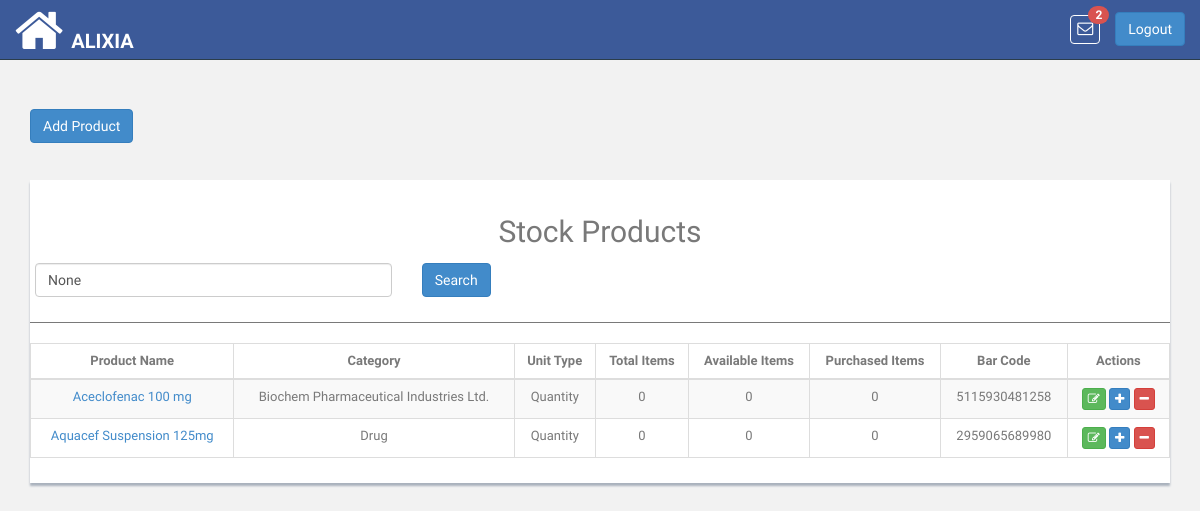
The page /product/stock/items/list/ (signed in) on the database as committed earlier.
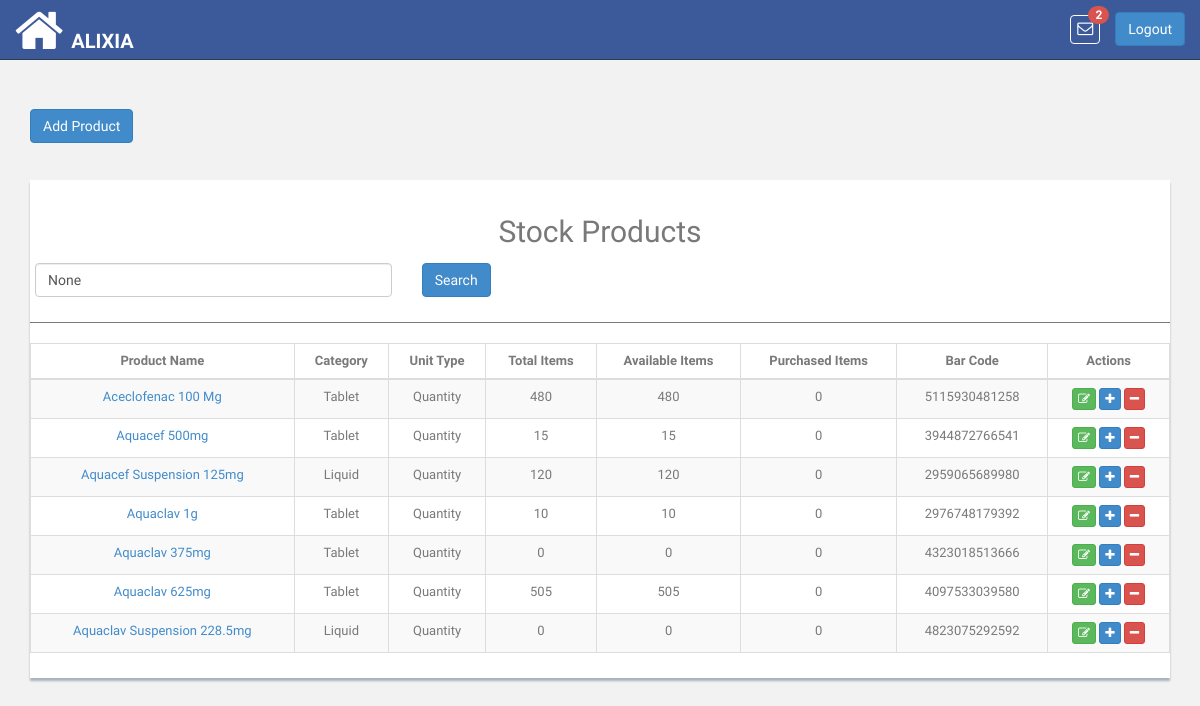
The same page on the database as committed later.
### pis_product/models.py (models this page shows, shortened)
class Product(models.Model):
    UNIT_TYPE_KG = 'Kilogram'
    UNIT_TYPE_GRAM = 'Gram'
    UNIT_TYPE_LITRE = 'Litre'
    UNIT_TYPE_QUANTITY = 'Quantity'
    UNIT_TYPES = (
        (UNIT_TYPE_KG, 'Kilogram'),
        (UNIT_TYPE_GRAM, 'Gram'),
        (UNIT_TYPE_LITRE, 'Litre'),
        (UNIT_TYPE_QUANTITY, 'Quantity'),
    )
    unit_type = models.CharField(
        choices=UNIT_TYPES, default=UNIT_TYPE_QUANTITY,
        blank=True, null=True, max_length=200
    )
    name = models.CharField(max_length=100, unique=True)
    brand_name = models.CharField(max_length=200, blank=True, null=True)
    retailer = models.ForeignKey(
        'pis_retailer.Retailer',
        related_name='retailer_product',on_delete=models.CASCADE
    )
    bar_code = models.CharField(max_length=13, unique=True, blank=True,
                                null=True)
    def total_items(self):
        try:
            obj_stock_in = self.stockin_product.aggregate(Sum('quantity'))
            stock_in = float(obj_stock_in.get('quantity__sum'))
        except:
            stock_in = 0
        return stock_in
    def product_available_items(self):
        try:
            obj_stock_in = self.stockin_product.aggregate(Sum('quantity'))
            stock_in = float(obj_stock_in.get('quantity__sum'))
        except:
            stock_in = 0
        try:
            obj_stock_out = self.stockout_product.aggregate(
                Sum('stock_out_quantity'))
            stock_out = float(obj_stock_out.get('stock_out_quantity__sum'))
        except:
            stock_out = 0
        return  stock_in - stock_out
    def product_purchased_items(self):
        try:
            obj_stock_out = self.stockout_product.aggregate(
                Sum('stock_out_quantity'))
            stock_out = float(obj_stock_out.get('stock_out_quantity__sum'))
        except:
            stock_out = 0
        return  stock_out

### pis_product/views.py (the view)
class StockItemList(ListView):
    template_name = 'products/stock_list.html'
    model = Product
    paginate_by = 150
    ordering = 'name'
    def dispatch(self, request, *args, **kwargs):
        if not self.request.user.is_authenticated:
            return HttpResponseRedirect(reverse('login'))
        return super(
            StockItemList, self).dispatch(request, *args, **kwargs)
    def get_queryset(self):
        queryset = self.queryset
        if not queryset:
            queryset = (
                self.request.user.retailer_user.retailer
                    .retailer_product.all()
            )
        if self.request.GET.get('name'):
            queryset = queryset.filter(
                name__icontains=self.request.GET.get('name'))
        return queryset.order_by('name')
    def get_context_data(self, **kwargs):
        context = super(StockItemList, self).get_context_data(**kwargs)
        context.update({
            'search_value_name': self.request.GET.get('name')
        })
        return context

### pis_com/templatetags/template_tags.py (called while the page is built)
@register.simple_tag
def product_notifications(retailer_id):
    return Product.objects.filter(retailer__id=retailer_id)

### templates/products/stock_list.html (shortened to what this page needs)
{% extends 'base.html' %}
{% block content %}
    <div class="col-md-12">
            <br>
            <a href="{% url 'product:add_product' retailer_id=request.user.retailer_user.retailer.id %}"><button type="button" id="add-product" class="btn btn-primary"  id="load" data-loading-text="<i class='fa fa-circle-o-notch fa-spin'></i>Processing">Add Product </button></a>
            <br><br><br>
            <div class="content-panel table-responsive">
                <table class="table table-striped table-bordered table-advance table-hover item-table">
                    <h2 class="text-center">Stock Products</h2>
                    <div class="row" style="padding: 5px">
                        <div class="col-lg-4">
                            <input type="text" class="form-control name_search" placeholder="Search by Item Name ..." value="{{ search_value_name }}">
                        </div>
                        <div class="col-lg-2">
                            <button class="btn btn-primary search">Search</button>
                        </div>
                    </div>
                    <hr>
                    <thead>
                    <tr>
                        <th class="text-center">Product Name</th>
                        <th class="text-center">Category</th>
                        <th class="text-center">Unit Type</th>
                        <th class="text-center">Total Items</th>
                        <th class="text-center">Available Items</th>
                        <th class="text-center">Purchased Items</th>
                        <th class="text-center">Bar Code</th>
                        <th class="text-center">Actions</th>
                    </tr>
                    </thead>
                    <tbody class="product-table-body text-center">
                    {% for item in object_list %}
                        <tr>
                            <td><a href="{% url 'product:item_details' pk=item.id %}">{{ item.name}}</a></td>
                            <td class="#">{{ item.brand_name }}</td>
                            <td class="#">{{ item.unit_type }}</td>
                            <td>{{ item.total_items|floatformat:-2 }}</td>
                            <td>{{ item.product_available_items|floatformat:-2 }}</td>
                            <td>{{ item.product_purchased_items|floatformat:-2 }}</td>
                            <td>{{ item.bar_code }}</td>
                            <td>
                                <a href="{% url 'product:update_product' pk=item.id %}"><button class="btn btn-success btn-xs"><i class="fa fa-edit"></i></button></a>
                                <a href="{% url 'product:stockin_list' product_id=item.id %}"><button class="btn btn-primary btn-xs"><i class="fa fa-plus"></i></button></a>
                                <a href="{% url 'product:stockout_list' product_id=item.id %}"><button class="btn btn-danger btn-xs" title="Stock Out"><i class="fa fa-minus"></i></button></a>
                            </td>
                        </tr>
                    {% endfor %}
                    </tbody>
                </table>
            </div>
        </div>
{% endblock %}

Rows that differ between the two databases and show on the page:
changed Product: name "Aceclofenac 100 mg" → "Aceclofenac 100 Mg"; brand_name "Biochem Pharmaceutical Industries Ltd." → "Tablet"; total_items "0" → "480"; product_available_items "0" → "480"
added Product: name "Aquacef 500mg", brand_name "Tablet", unit_type "Quantity", total_items "15", product_available_items "15", product_purchased_items "0", bar_code "3944872766541"
changed Product "Aquacef Suspension 125mg": brand_name "Drug" → "Liquid"; total_items "0" → "120"; product_available_items "0" → "120"
added Product: name "Aquaclav 1g", brand_name "Tablet", unit_type "Quantity", total_items "10", product_available_items "10", product_purchased_items "0", bar_code "2976748179392"
added Product: name "Aquaclav 375mg", brand_name "Tablet", unit_type "Quantity", total_items "0", product_available_items "0", product_purchased_items "0", bar_code "4323018513666"
added Product: name "Aquaclav 625mg", brand_name "Tablet", unit_type "Quantity", total_items "505", product_available_items "505", product_purchased_items "0", bar_code "4097533039580"
added Product: name "Aquaclav Suspension 228.5mg", brand_name "Liquid", unit_type "Quantity", total_items "0", product_available_items "0", product_purchased_items "0", bar_code "4823075292592"
